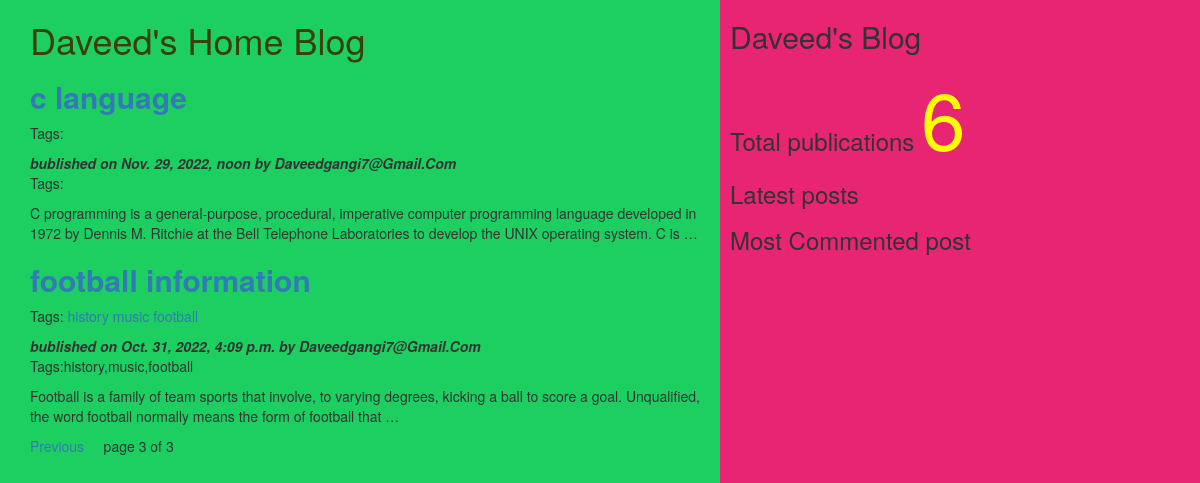
/?page=3, run on the app's committed database.
### myApp/models.py (models this page shows, shortened)
class Post(models.Model):
    tags=TaggableManager()
    STATUS_CHOICE=(("draft","Draft"),("published","Published"))
    title=models.CharField(max_length=200)
    slug=models.SlugField(max_length=50,unique_for_date="publish")
    author=models.ForeignKey(User,related_name="blog_posts",on_delete=models.CASCADE)
    body=models.TextField()
    publish=models.DateTimeField(default=timezone.now)
    created=models.DateTimeField(auto_now_add=True)
    updated=models.DateTimeField(auto_now_add=True)
    status=models.CharField(max_length=20,choices=STATUS_CHOICE,default="draft")
    objects=CustomManger()
    class Meta:
        ordering=("-publish",)
    def get_absolute_url(self):
        return reverse("post_detail",args=[self.publish.year,self.publish.strftime("%m"),self.publish.strftime("%d"),self.slug])

### myApp/views.py (the view)
# urls.py: re_path(r'^$',views.post_list_view),
def post_list_view(request,tag_slug=None):
    post_list=Post.objects.all()
    tag=None
    if tag_slug:
        tag=get_object_or_404(Tag,slug=tag_slug)#proivded slug
        post_list=post_list.filter(tags__in=[tag])
    paginator=Paginator(post_list,2)  # step1
    page_number=request.GET.get('page')  # step2
    try:
        post_list=paginator.page(page_number)  # step2
    except PageNotAnInteger:
        post_list=paginator.page(1)  # step3
    except EmptyPage:
        post_list=paginator.page(paginator.num_pages)  # step4
    d={"post_list":post_list,"tag":tag}
    return render(request,"myApp/post_list.html",d)

### myApp/models.py (called while the page is built)
    def get_queryset(self):
        return super().get_queryset().filter(status='published')

### myApp/templatetags/mytags.py (called while the page is built)
@register.simple_tag
def total_posts():
    return Post.objects.count()

### templates/myApp/post_list.html (shortened to what this page needs)
<html>
    {%extends "myApp/parent.html"%}
    {%block content_block%}
    <h1 style="color:#3a400b">Daveed's Home Blog</h1>
    {%for post in post_list%}
    <a href="{{post.get_absolute_url}}"><h2><b>{{post.title}}</b></h2></a>
    <p>Tags:
        {%for t in post.tags.all%}
        <a href="{%url "post_list_by_tag_name" t.slug%}">{{t.name}}</a>
        {%endfor%}
    </p>
    <i><b>bublished on {{post.publish}} by {{post.author|title}}</b></i>
    <p>Tags:{{post.tags.all|join:","}}</p>
    {{post.body|truncatewords:30|linebreaks}}
    {%endfor%}
    {%include "myApp/pagination.html" with page=post_list%}
{%endblock%}

### templates/myApp/parent.html (shortened to what this page needs)
<html>
    {%load mytags%}
<head>
        <link rel="stylesheet" href="https://cdn.jsdelivr.net/npm/bootstrap@3.3.7/dist/css/bootstrap.min.css">
</head>
<body>
<div class="content" style="width:60%;float:left;background-color:#1dcf61;height:300%;padding:0 0 0 30px">
    {%block content_block%}
    {%endblock%}
</div>
<div class="sidebar" style="width:40%;float:right;background-color:#e82573;height:300%;padding:0 0 0 10px">
<h2>Daveed's Blog</h2>
<h3>Total publications
    <span style="color:yellow;font-size:80px">
        {%total_posts%}</span>
        <h3>Latest posts</h3>
        <h3>Most Commented post</h3>
</h3>
</div>
</body>
</html>

### templates/myApp/pagination.html (shortened to what this page needs)
<html>
<body>
    <div class="paginator">
        {%if page.has_previous%}
        <a href="?page={{page.previous_page_number}}"> Previous</a> &nbsp &nbsp
        {%endif%}
        <span>page {{page.number}} of {{page.paginator.num_pages}}</span>
    </div>
</body>
</html>

### data on the page
Post: title "c language", publish "Nov. 29, 2022, noon", author "Daveedgangi7@Gmail.Com", body "C programming is a general-purpose, procedural, imperative computer programming language developed in 1972 by Dennis M. Ritchie at the Bell Telephone Laboratories to develop the UNIX operating system. C is …"
Post: title "football information", publish "Oct. 31, 2022, 4:09 p.m.", author "Daveedgangi7@Gmail.Com", tags.all "history,music,football", body "Football is a family of team sports that involve, to varying degrees, kicking a ball to score a goal. Unqualified, the word football normally means the form of football that …"
Tag: name "history"
Tag: name "music"
Tag: name "football"

### other printed values
{{ page.number }} "3"
{{ page.paginator.num_pages }} "3"
